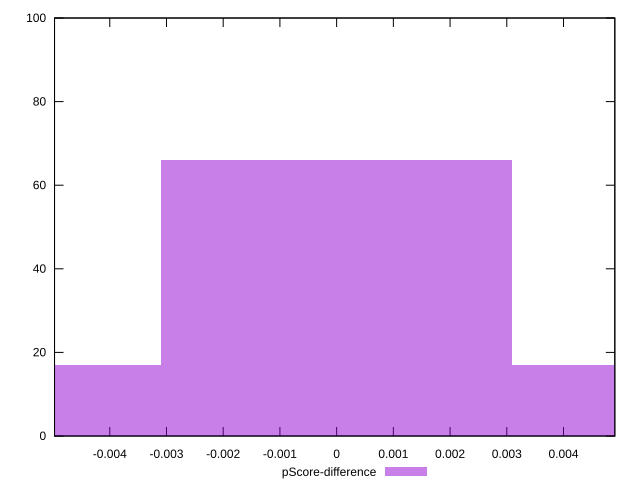

Write gnuplot code to recreate this figure.
reset

$pScoreDifference <<EOF
0.006199668439651316 17
-0.006199668439651316 17
0 66
EOF

set key outside below
set boxwidth 0.006199668439651316
set xrange [-0.004973697535324617:0.004904703405631761]
set yrange [0:100]
set trange [0:100]
set style fill transparent solid 0.5 noborder
set terminal svg size 640, 490 enhanced background rgb 'white'
set output "reprap/total-blocking-time/samples/pages/pScore-difference/histogram.svg"

plot $pScoreDifference title "pScore-difference" with boxes

reset
